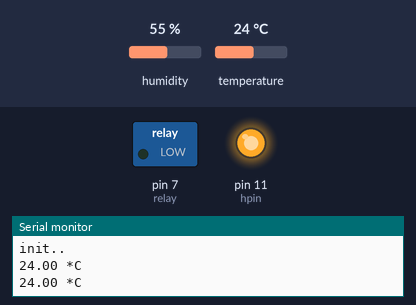
A sketch run on a simulated Arduino Uno, built with avr-gcc and run on an emulated ATmega328P. Shown: switched loads named in the sketch (green lamp = pin HIGH), output pins drawn as LEDs (lit = HIGH), the last lines printed to the serial monitor. Inputs (shaded band) come from the test bench; at power-on: temperature 24 °C, humidity 55 %.

Above: at 6.8 s.
6.9 s: temperature set to 11 °C
12.3 s: temperature set to 8 °C
At 14.8 s:
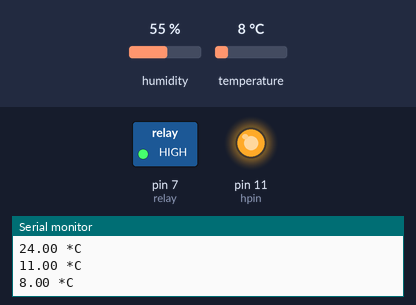
17.7 s: temperature set to 12 °C
At 18.7 s:
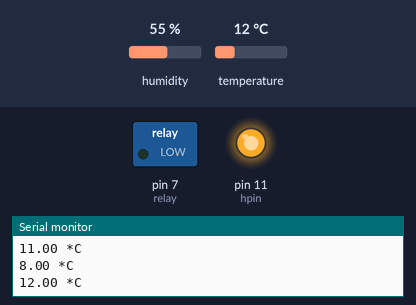
23.1 s: temperature set to 9 °C
At 26.5 s:
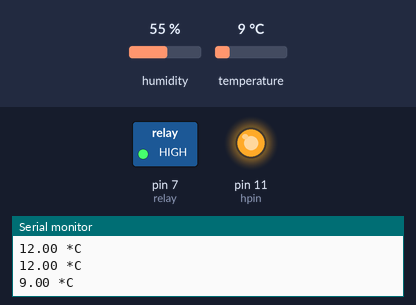
Timing chart, 0 to 28.0 s (numbered marks = the images above; inputs shaded):
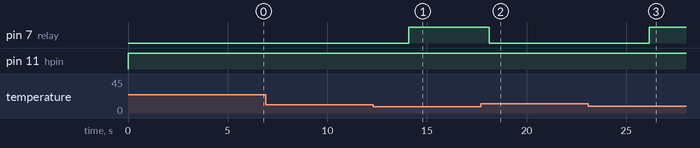

The sketch:

ardeino_code.ino
```cpp
#include "DHT.h"
#define DHTPIN A1
#define relay 7
#define hpin 11
#define DHTTYPE DHT11 // DHT 11

DHT dht(DHTPIN, DHTTYPE);

void setup() {
Serial.begin(9600);
Serial.println("init..");
pinMode(hpin,OUTPUT);
pinMode(relay,OUTPUT);
dht.begin();
}

void loop() {
digitalWrite(hpin, HIGH);
delay(2000);
float t = dht.readTemperature();
Serial.print(t);
Serial.println(" *C ");
if(t<10){
  digitalWrite(relay, HIGH);
}
else{
  digitalWrite(relay, LOW);
}
delay(2000);
}
```

Measured:
- the behaviour switches between 10 and 9 °C on temperature (found by bisection; images 0 and 1)
- after the input at 12.3 s, pin 7 (relay): LOW → HIGH after 1.8 s
- after the input at 17.7 s, pin 7 (relay): HIGH → LOW after 0.42 s
- after the input at 23.1 s, pin 7 (relay): LOW → HIGH after 3.1 s
